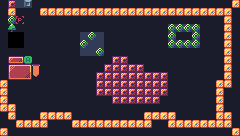

This game map was drawn from its Tiled (.tmx) file and the tilesets committed beside it. A one-line description and the full map source follow:
An orthogonal 30x17 tile map with 8x8 px tiles, 1 tile layer (Calque de Tuiles 1), 2 tilesets.

<map version="1.5" tiledversion="1.7.2" orientation="orthogonal" renderorder="left-up" width="30" height="17" tilewidth="8" tileheight="8" infinite="0" nextlayerid="2" nextobjectid="1">
 <editorsettings>
  <export target="../map/TestMap.lua" format="lua" />
 </editorsettings>
 <tileset firstgid="1" source="test.tsx" />
 <tileset firstgid="257" source="Sokoban.tsx" />
 <layer id="1" name="Calque de Tuiles 1" width="30" height="17">
  <data encoding="csv">
1,2,3,4,5,1,1,1,1,1,1,1,1,1,1,1,1,1,1,1,1,1,1,1,1,1,1,1,1,18,
17,18,19,20,21,18,18,18,18,18,18,18,18,18,18,18,18,18,18,18,18,18,18,18,18,18,18,18,18,1,
33,34,35,36,37,1,1,1,1,1,1,1,1,1,1,1,1,1,1,1,1,1,1,1,1,1,1,1,18,1,
49,50,51,52,53,1,1,1,1,1,1,1,1,1,1,1,1,1,1,1,1,34,34,34,34,1,1,1,18,1,
65,0,0,68,69,1,1,1,1,1,3,34,3,1,1,1,1,1,1,1,1,34,1,1,34,1,1,1,18,1,
81,0,0,84,85,1,1,1,1,1,34,3,3,1,1,1,1,1,1,1,1,34,34,34,34,1,1,1,18,1,
97,98,99,100,101,1,1,1,1,1,3,3,34,1,1,1,1,1,1,1,1,1,1,1,1,1,1,1,18,1,
113,114,115,116,117,1,1,1,1,1,1,1,1,1,2,2,1,1,1,1,1,1,1,1,1,1,1,1,18,1,
129,130,131,132,133,1,1,1,1,1,1,1,1,2,2,2,2,2,1,1,1,1,1,1,1,1,1,1,18,1,
145,146,147,148,149,1,1,1,1,1,1,1,2,2,2,2,2,2,2,2,2,1,1,1,1,1,1,1,18,1,
18,1,1,1,1,1,1,1,1,1,1,1,2,2,2,2,2,2,2,2,2,1,1,1,1,1,1,18,18,1,
18,1,1,1,1,1,1,1,1,1,1,1,2,2,2,2,2,2,2,2,2,1,1,1,1,1,1,18,1,1,
18,1,1,1,1,1,1,1,1,1,1,1,1,1,2,2,2,2,2,2,1,1,1,1,1,1,1,18,1,1,
18,18,1,1,1,1,1,1,1,1,1,1,1,1,1,1,1,1,1,1,1,1,1,1,1,1,1,18,1,1,
1,18,1,1,1,18,18,18,18,1,1,1,1,1,1,1,1,1,18,18,18,18,1,1,1,1,1,18,18,1,
1,1,18,18,18,18,1,1,1,18,18,18,18,18,18,18,18,18,18,1,1,18,18,18,18,18,18,18,18,1,
18,1,1,1,1,1,1,1,1,1,1,1,1,1,1,1,1,1,1,1,1,1,1,1,1,1,1,1,1,18
</data>
 </layer>
</map>